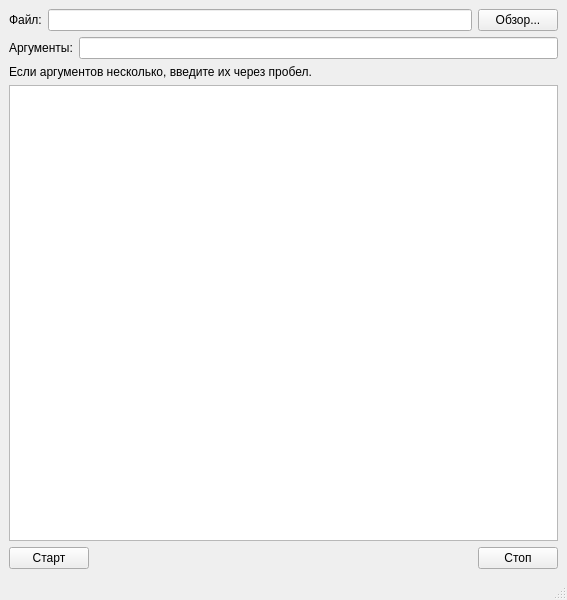
<?xml version="1.0" encoding="UTF-8"?>
<ui version="4.0">
 <class>MainWindow</class>
 <widget class="QMainWindow" name="MainWindow">
  <property name="geometry">
   <rect>
    <x>0</x>
    <y>0</y>
    <width>567</width>
    <height>600</height>
   </rect>
  </property>
  <property name="windowTitle">
   <string>MainWindow</string>
  </property>
  <widget class="QWidget" name="centralwidget">
   <layout class="QGridLayout" name="gridLayout">
    <item row="0" column="0">
     <layout class="QVBoxLayout" name="verticalLayout">
      <item>
       <layout class="QHBoxLayout" name="horizontalLayout">
        <item>
         <widget class="QLabel" name="fileLabel">
          <property name="text">
           <string>Файл:</string>
          </property>
         </widget>
        </item>
        <item>
         <widget class="QLineEdit" name="lineEdit_browse"/>
        </item>
        <item>
         <widget class="QPushButton" name="browseButton">
          <property name="text">
           <string>Обзор...</string>
          </property>
         </widget>
        </item>
       </layout>
      </item>
      <item>
       <layout class="QHBoxLayout" name="horizontalLayout_2">
        <item>
         <widget class="QLabel" name="argumentsLabel">
          <property name="text">
           <string>Аргументы:</string>
          </property>
         </widget>
        </item>
        <item>
         <widget class="QLineEdit" name="lineEdit_arguments"/>
        </item>
       </layout>
      </item>
      <item>
       <widget class="QLabel" name="label_3">
        <property name="text">
         <string>Если аргументов несколько, введите их через пробел.</string>
        </property>
       </widget>
      </item>
      <item>
       <widget class="QTextEdit" name="textEdit"/>
      </item>
      <item>
       <layout class="QHBoxLayout" name="horizontalLayout_3">
        <item>
         <widget class="QPushButton" name="startButton">
          <property name="text">
           <string>Старт</string>
          </property>
         </widget>
        </item>
        <item>
         <spacer name="horizontalSpacer">
          <property name="orientation">
           <enum>Qt::Horizontal</enum>
          </property>
          <property name="sizeHint" stdset="0">
           <size>
            <width>40</width>
            <height>20</height>
           </size>
          </property>
         </spacer>
        </item>
        <item>
         <widget class="QPushButton" name="stopButton">
          <property name="text">
           <string>Стоп</string>
          </property>
         </widget>
        </item>
       </layout>
      </item>
     </layout>
    </item>
   </layout>
  </widget>
  <widget class="QMenuBar" name="menubar">
   <property name="geometry">
    <rect>
     <x>0</x>
     <y>0</y>
     <width>567</width>
     <height>22</height>
    </rect>
   </property>
  </widget>
  <widget class="QStatusBar" name="statusbar"/>
 </widget>
 <resources/>
 <connections/>
</ui>
